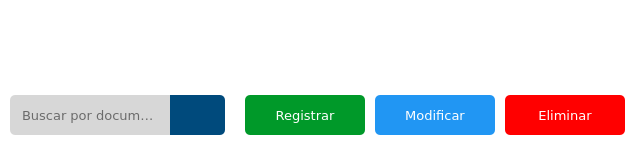
                  <widget class="QFrame" name="frameArriba_2">
                   <property name="minimumSize">
                    <size>
                     <width>0</width>
                     <height>150</height>
                    </size>
                   </property>
                   <property name="maximumSize">
                    <size>
                     <width>16777215</width>
                     <height>150</height>
                    </size>
                   </property>
                   <property name="frameShape">
                    <enum>QFrame::NoFrame</enum>
                   </property>
                   <property name="frameShadow">
                    <enum>QFrame::Raised</enum>
                   </property>
                   <layout class="QVBoxLayout" name="verticalLayout_19">
                    <property name="spacing">
                     <number>0</number>
                    </property>
                    <property name="leftMargin">
                     <number>0</number>
                    </property>
                    <property name="topMargin">
                     <number>0</number>
                    </property>
                    <property name="rightMargin">
                     <number>0</number>
                    </property>
                    <property name="bottomMargin">
                     <number>0</number>
                    </property>
                    <item>
                     <widget class="QFrame" name="frameCinco_2">
                      <property name="minimumSize">
                       <size>
                        <width>0</width>
                        <height>80</height>
                       </size>
                      </property>
                      <property name="maximumSize">
                       <size>
                        <width>16777215</width>
                        <height>80</height>
                       </size>
                      </property>
                      <property name="styleSheet">
                       <string notr="true">QFrame{
	background-color: #fff;
}</string>
                      </property>
                      <property name="frameShape">
                       <enum>QFrame::NoFrame</enum>
                      </property>
                      <property name="frameShadow">
                       <enum>QFrame::Raised</enum>
                      </property>
                      <layout class="QVBoxLayout" name="verticalLayout_20">
                       <property name="spacing">
                        <number>0</number>
                       </property>
                       <property name="leftMargin">
                        <number>0</number>
                       </property>
                       <property name="topMargin">
                        <number>0</number>
                       </property>
                       <property name="rightMargin">
                        <number>0</number>
                       </property>
                       <property name="bottomMargin">
                        <number>0</number>
                       </property>
                       <item>
                        <widget class="QLabel" name="imgTituloAlquiler">
                         <property name="font">
                          <font>
                           <family>Verdana</family>
                           <pointsize>20</pointsize>
                          </font>
                         </property>
                         <property name="text">
                          <string/>
                         </property>
                         <property name="pixmap">
                          <pixmap>../Imagenes/alquiler.png</pixmap>
                         </property>
                         <property name="scaledContents">
                          <bool>false</bool>
                         </property>
                         <property name="alignment">
                          <set>Qt::AlignCenter</set>
                         </property>
                        </widget>
                       </item>
                      </layout>
                     </widget>
                    </item>
                    <item>
                     <widget class="QFrame" name="frameSeis_2">
                      <property name="styleSheet">
                       <string notr="true">QFrame{
	background-color: #fff;
}</string>
                      </property>
                      <property name="frameShape">
                       <enum>QFrame::NoFrame</enum>
                      </property>
                      <property name="frameShadow">
                       <enum>QFrame::Raised</enum>
                      </property>
                      <layout class="QVBoxLayout" name="verticalLayout_21">
                       <property name="spacing">
                        <number>0</number>
                       </property>
                       <property name="leftMargin">
                        <number>0</number>
                       </property>
                       <property name="topMargin">
                        <number>0</number>
                       </property>
                       <property name="rightMargin">
                        <number>0</number>
                       </property>
                       <property name="bottomMargin">
                        <number>0</number>
                       </property>
                       <item>
                        <layout class="QHBoxLayout" name="layoutUno_2">
                         <property name="spacing">
                          <number>0</number>
                         </property>
                         <item>
                          <layout class="QHBoxLayout" name="layoutUnoUno_2">
                           <property name="spacing">
                            <number>0</number>
                           </property>
                           <property name="leftMargin">
                            <number>10</number>
                           </property>
                           <property name="rightMargin">
                            <number>10</number>
                           </property>
                           <item>
                            <widget class="QLineEdit" name="txtBuscarAlquiler">
                             <property name="minimumSize">
                              <size>
                               <width>0</width>
                               <height>40</height>
                              </size>
                             </property>
                             <property name="maximumSize">
                              <size>
                               <width>16777215</width>
                               <height>40</height>
                              </size>
                             </property>
                             <property name="font">
                              <font>
                               <family>Verdana</family>
                               <pointsize>10</pointsize>
                              </font>
                             </property>
                             <property name="focusPolicy">
                              <enum>Qt::ClickFocus</enum>
                             </property>
                             <property name="styleSheet">
                              <string notr="true">QLineEdit{
	background-color: #d7d7d7;
	border: none;
	border-top-left-radius: 5px;
	border-bottom-left-radius: 5px;
	padding: 10px;
}
QLineEdit:focus {
	border: 2px solid rgb(91, 101, 124);
}</string>
                             </property>
                             <property name="maxLength">
                              <number>100</number>
                             </property>
                             <property name="placeholderText">
                              <string>Buscar por documento..</string>
                             </property>
                             <property name="clearButtonEnabled">
                              <bool>true</bool>
                             </property>
                            </widget>
                           </item>
                           <item>
                            <widget class="QPushButton" name="btnBuscarAlquiler">
                             <property name="minimumSize">
                              <size>
                               <width>55</width>
                               <height>40</height>
                              </size>
                             </property>
                             <property name="maximumSize">
                              <size>
                               <width>55</width>
                               <height>40</height>
                              </size>
                             </property>
                             <property name="font">
                              <font>
                               <family>Verdana</family>
                               <pointsize>10</pointsize>
                              </font>
                             </property>
                             <property name="cursor">
                              <cursorShape>PointingHandCursor</cursorShape>
                             </property>
                             <property name="focusPolicy">
                              <enum>Qt::NoFocus</enum>
                             </property>
                             <property name="styleSheet">
                              <string notr="true">QPushButton{
	background-color: #004A7C;
	border:none;
	border-top-right-radius: 5px;
	border-bottom-right-radius: 5px;
	padding-left: 15px;
	padding-right: 15px;
}
QPushButton:hover{
	background-color: #003356;
}</string>
                             </property>
                             <property name="text">
                              <string/>
                             </property>
                             <property name="icon">
                              <iconset resource="../Iconos/Iconos.qrc">
                               <normaloff>:/Iconos/buscar.png</normaloff>:/Iconos/buscar.png</iconset>
                             </property>
                             <property name="iconSize">
                              <size>
                               <width>20</width>
                               <height>20</height>
                              </size>
                             </property>
                            </widget>
                           </item>
                          </layout>
                         </item>
                         <item>
                          <layout class="QHBoxLayout" name="layoutUnoDos_2">
                           <property name="spacing">
                            <number>10</number>
                           </property>
                           <property name="leftMargin">
                            <number>10</number>
                           </property>
                           <property name="rightMargin">
                            <number>10</number>
                           </property>
                           <item>
                            <widget class="QPushButton" name="btnRegistrarAlquiler">
                             <property name="minimumSize">
                              <size>
                               <width>120</width>
                               <height>40</height>
                              </size>
                             </property>
                             <property name="maximumSize">
                              <size>
                               <width>120</width>
                               <height>40</height>
                              </size>
                             </property>
                             <property name="font">
                              <font>
                               <family>Verdana</family>
                               <pointsize>10</pointsize>
                              </font>
                             </property>
                             <property name="cursor">
                              <cursorShape>PointingHandCursor</cursorShape>
                             </property>
                             <property name="focusPolicy">
                              <enum>Qt::NoFocus</enum>
                             </property>
                             <property name="styleSheet">
                              <string notr="true">QPushButton{
	background-color: #009929;
	border:none;
	border-radius: 5px;
	color:#fff;
	padding-left: 15px;
	padding-right: 15px;
}
QPushButton:hover{
	background-color: #005d16;
}</string>
                             </property>
                             <property name="text">
                              <string>Registrar</string>
                             </property>
                             <property name="icon">
                              <iconset resource="../Iconos/Iconos.qrc">
                               <normaloff>:/Iconos/agregar.png</normaloff>:/Iconos/agregar.png</iconset>
                             </property>
                             <property name="iconSize">
                              <size>
                               <width>20</width>
                               <height>20</height>
                              </size>
                             </property>
                            </widget>
                           </item>
                           <item>
                            <widget class="QPushButton" name="btnModificarAlquiler">
                             <property name="minimumSize">
                              <size>
                               <width>120</width>
                               <height>40</height>
                              </size>
                             </property>
                             <property name="maximumSize">
                              <size>
                               <width>120</width>
                               <height>40</height>
                              </size>
                             </property>
                             <property name="font">
                              <font>
                               <family>Verdana</family>
                               <pointsize>10</pointsize>
                              </font>
                             </property>
                             <property name="cursor">
                              <cursorShape>PointingHandCursor</cursorShape>
                             </property>
                             <property name="focusPolicy">
                              <enum>Qt::NoFocus</enum>
                             </property>
                             <property name="styleSheet">
                              <string notr="true">QPushButton{
	background-color: #2196f3;
	border:none;
	border-radius: 5px;
	color:#fff;
	padding-left: 15px;
	padding-right: 15px;
}
QPushButton:hover{
	background-color: #155db1;
}
</string>
                             </property>
                             <property name="text">
                              <string>Modificar</string>
                             </property>
                             <property name="icon">
                              <iconset resource="../Iconos/Iconos.qrc">
                               <normaloff>:/Iconos/modificar.png</normaloff>:/Iconos/modificar.png</iconset>
                             </property>
                             <property name="iconSize">
                              <size>
                               <width>20</width>
                               <height>20</height>
                              </size>
                             </property>
                            </widget>
                           </item>
                           <item>
                            <widget class="QPushButton" name="btnEliminarAlquiler">
                             <property name="minimumSize">
                              <size>
                               <width>120</width>
                               <height>40</height>
                              </size>
                             </property>
                             <property name="maximumSize">
                              <size>
                               <width>120</width>
                               <height>40</height>
                              </size>
                             </property>
                             <property name="font">
                              <font>
                               <family>Verdana</family>
                               <pointsize>10</pointsize>
                              </font>
                             </property>
                             <property name="cursor">
                              <cursorShape>PointingHandCursor</cursorShape>
                             </property>
                             <property name="focusPolicy">
                              <enum>Qt::NoFocus</enum>
                             </property>
                             <property name="styleSheet">
                              <string notr="true">QPushButton{
	background-color: #ff0000;
	border:none;
	border-radius: 5px;
	color:#fff;
	padding-left: 15px;
	padding-right: 15px;
}
QPushButton:hover{
	background-color: #b10005;
}</string>
                             </property>
                             <property name="text">
                              <string>Eliminar</string>
                             </property>
                             <property name="icon">
                              <iconset resource="../Iconos/Iconos.qrc">
                               <normaloff>:/Iconos/eliminar.png</normaloff>:/Iconos/eliminar.png</iconset>
                             </property>
                             <property name="iconSize">
                              <size>
                               <width>20</width>
                               <height>20</height>
                              </size>
                             </property>
                            </widget>
                           </item>
                          </layout>
                         </item>
                        </layout>
                       </item>
                      </layout>
                     </widget>
                    </item>
                   </layout>
                  </widget>
